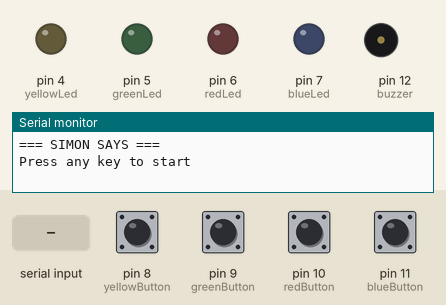
A sketch run on a simulated Arduino Uno, built with avr-gcc and run on an emulated ATmega328P. On the bench: output pins drawn as LEDs (lit = HIGH), buzzer (waves = sounding), the last lines printed to the serial monitor. Dashed ring = blinking. The inputs (shaded band) are chosen by the test bench; at power-on: pin 8 (yellowButton), pin 9 (greenButton), pin 10 (redButton), pin 11 (blueButton) HIGH. Random numbers use the default seed unless the sketch sets one.

Above: at 1.2 s.
1.3 s: "1" received over Serial
At 1.7 s:
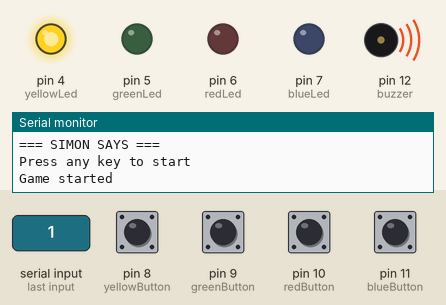
3.3 s: pin 8 (yellowButton) pulled LOW for 0.15 s
At 5.9 s:
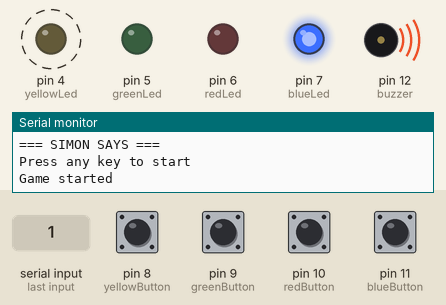
6.4 s: pin 9 (greenButton) pulled LOW for 0.15 s
9.4 s: "0" received over Serial
At 12.2 s:
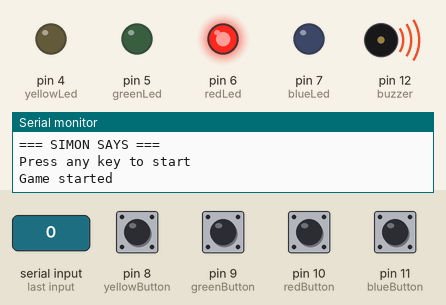
12.4 s: pin 8 (yellowButton) pulled LOW for 1 s
15.4 s: "2" received over Serial
At 19.05 s:
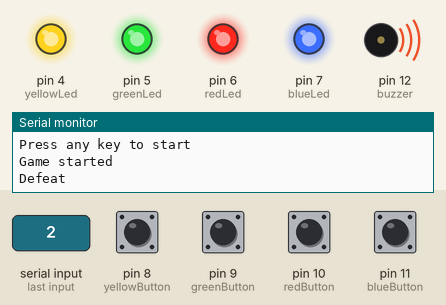
Timing chart, 0 to 19.4 s (numbered marks = the images above; inputs shaded):
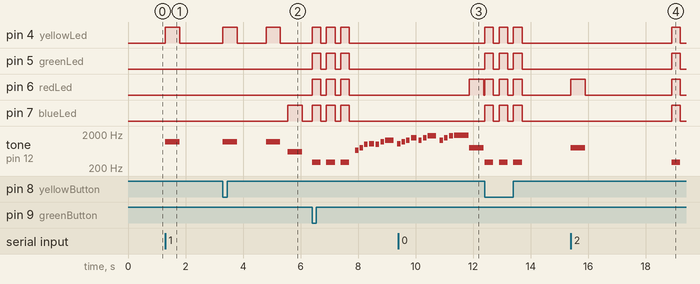

Measured:
- after the input at 1.3 s, pin 4 (yellowLed): LOW → HIGH at once, → LOW 0.50 s later; tone on pin 12 (buzzer): silent → 1200 Hz at once, → silent 0.50 s later
- after the input at 9.4 s, pin 6 (redLed): LOW → HIGH after 2.5 s, → LOW 0.50 s later
- after the input at 15.4 s, pin 4 (yellowLed), pin 5 (greenLed), pin 7 (blueLed): LOW → HIGH after 3.5 s, → LOW 0.30 s later; pin 6 (redLed): LOW → HIGH at once, → LOW 0.50 s later, → HIGH 3.0 s later, → LOW 0.30 s later; tone on pin 12 (buzzer): silent → 800 Hz at once, → silent 0.50 s later, → 300 Hz 3.0 s later, → silent 0.30 s later
- by itself, pin 5 (greenLed), pin 6 (redLed): alternates HIGH for 0.30 s and LOW for 0.20 s, 6 changes in all, then stays LOW

The sketch:

Simon_Says.ino
```cpp
// LEDs
int yellowLed = 4;
int greenLed = 5;
int redLed = 6;
int blueLed = 7;

// Buttons
int yellowButton = 8;
int greenButton = 9;
int redButton = 10;
int blueButton = 11;

// Buzzer
int buzzer = 12;

// Round, high score and game
int round = 1;
int highScore = 0;
bool gameActive = false;

// Sequence memory
int generatedSequence[100];
int playerSequence[100];


void setup() {

  Serial.begin(9600);

  randomSeed(analogRead(A0));

  pinMode(yellowLed, OUTPUT);
  pinMode(greenLed, OUTPUT);
  pinMode(redLed, OUTPUT);
  pinMode(blueLed, OUTPUT);

  pinMode(buzzer, OUTPUT);

  pinMode(yellowButton, INPUT_PULLUP);
  pinMode(greenButton, INPUT_PULLUP);
  pinMode(redButton, INPUT_PULLUP);
  pinMode(blueButton, INPUT_PULLUP);
}


void loop() {

  // -------------------------
  // MENU
  // -------------------------

  if (gameActive == false) {

    digitalWrite(yellowLed, LOW);
    digitalWrite(greenLed, LOW);
    digitalWrite(redLed, LOW);
    digitalWrite(blueLed, LOW);

    noTone(buzzer);

    Serial.println("=== SIMON SAYS ===");
    Serial.println("Press any key to start");

    while (Serial.available() == 0) {
      // Waiting
    }

    Serial.read();

    gameActive = true;
    round = 1;

    Serial.println("Game started");
  }


  // -------------------------
  // ROUND VARIABLES
  // -------------------------

  int playerPresses = 0;

  bool defeat = false;
  bool success = false;


  // -------------------------
  // GENERATE NEW COLOR
  // -------------------------

  int randomColor = random(4, 8);

  generatedSequence[round - 1] = randomColor;


  // -------------------------
  // SHOW SEQUENCE
  // -------------------------

  for (int i = 0; i < round; i++) {

    digitalWrite(generatedSequence[i], HIGH);

    if (generatedSequence[i] == yellowLed) {
      tone(buzzer, 1200);
    }

    else if (generatedSequence[i] == greenLed) {
      tone(buzzer, 1000);
    }

    else if (generatedSequence[i] == redLed) {
      tone(buzzer, 800);
    }

    else if (generatedSequence[i] == blueLed) {
      tone(buzzer, 600);
    }

    delay(500);

    digitalWrite(generatedSequence[i], LOW);

    noTone(buzzer);

    if (i < round - 1) {
      delay(250);
    }
  }


  // -------------------------
  // PLAYER TIME
  // -------------------------

  // Maximum time between button presses
  unsigned long maxTime = 3000;

  // Time after entering the entire sequence
  unsigned long finalCheckTime = 1500;

  unsigned long lastPressTime = millis();


  // -------------------------
  // BUTTON CONTROL
  // -------------------------

  bool yellowReady = true;
  bool greenReady = true;
  bool redReady = true;
  bool blueReady = true;

  unsigned long yellowReleaseTime = 0;
  unsigned long greenReleaseTime = 0;
  unsigned long redReleaseTime = 0;
  unsigned long blueReleaseTime = 0;

  unsigned long releaseTime = 50;


  // -------------------------
  // PLAYER LIGHT AND SOUND
  // CONTROL
  // -------------------------

  int activeLed = -1;

  unsigned long soundStartTime = 0;

  unsigned long soundDuration = 500;


  // -------------------------
  // PLAYER INPUT
  // -------------------------

  while (defeat == false && success == false) {

    bool yellowState = digitalRead(yellowButton);
    bool greenState = digitalRead(greenButton);
    bool redState = digitalRead(redButton);
    bool blueState = digitalRead(blueButton);


    // -------------------------
    // TURN OFF LIGHT AND SOUND
    // -------------------------

    if (activeLed != -1) {

      if (millis() - soundStartTime >= soundDuration) {

        digitalWrite(activeLed, LOW);

        noTone(buzzer);

        activeLed = -1;
      }
    }


    // -------------------------
    // YELLOW RELEASE
    // -------------------------

    if (yellowReady == false) {

      if (yellowState == HIGH) {

        if (yellowReleaseTime == 0) {
          yellowReleaseTime = millis();
        }

        if (millis() - yellowReleaseTime >= releaseTime) {
          yellowReady = true;
          yellowReleaseTime = 0;
        }
      }

      else {
        yellowReleaseTime = 0;
      }
    }


    // -------------------------
    // GREEN RELEASE
    // -------------------------

    if (greenReady == false) {

      if (greenState == HIGH) {

        if (greenReleaseTime == 0) {
          greenReleaseTime = millis();
        }

        if (millis() - greenReleaseTime >= releaseTime) {
          greenReady = true;
          greenReleaseTime = 0;
        }
      }

      else {
        greenReleaseTime = 0;
      }
    }


    // -------------------------
    // RED RELEASE
    // -------------------------

    if (redReady == false) {

      if (redState == HIGH) {

        if (redReleaseTime == 0) {
          redReleaseTime = millis();
        }

        if (millis() - redReleaseTime >= releaseTime) {
          redReady = true;
          redReleaseTime = 0;
        }
      }

      else {
        redReleaseTime = 0;
      }
    }


    // -------------------------
    // BLUE RELEASE
    // -------------------------

    if (blueReady == false) {

      if (blueState == HIGH) {

        if (blueReleaseTime == 0) {
          blueReleaseTime = millis();
        }

        if (millis() - blueReleaseTime >= releaseTime) {
          blueReady = true;
          blueReleaseTime = 0;
        }
      }

      else {
        blueReleaseTime = 0;
      }
    }


    // -------------------------
    // YELLOW
    // -------------------------

    if (yellowState == LOW && yellowReady == true) {

      yellowReady = false;

      // Turn off previous effect
      if (activeLed != -1) {
        digitalWrite(activeLed, LOW);
      }

      noTone(buzzer);

      // New effect
      digitalWrite(yellowLed, HIGH);
      tone(buzzer, 1200);

      activeLed = yellowLed;
      soundStartTime = millis();

      if (playerPresses == round) {

        Serial.println("Defeat");
        defeat = true;
      }

      else {

        playerSequence[playerPresses] = 4;

        if (playerSequence[playerPresses] != generatedSequence[playerPresses]) {
          Serial.println("Defeat");
          defeat = true;
        }

        playerPresses++;

        lastPressTime = millis();
      }
    }


    // -------------------------
    // GREEN
    // -------------------------

    else if (greenState == LOW && greenReady == true) {

      greenReady = false;

      // Turn off previous effect
      if (activeLed != -1) {
        digitalWrite(activeLed, LOW);
      }

      noTone(buzzer);

      // New effect
      digitalWrite(greenLed, HIGH);
      tone(buzzer, 1000);

      activeLed = greenLed;
      soundStartTime = millis();

      if (playerPresses == round) {

        Serial.println("Defeat");
        defeat = true;
      }

      else {

        playerSequence[playerPresses] = 5;

        if (playerSequence[playerPresses] != generatedSequence[playerPresses]) {
          Serial.println("Defeat");
          defeat = true;
        }

        playerPresses++;

        lastPressTime = millis();
      }
    }


    // -------------------------
    // RED
    // -------------------------

    else if (redState == LOW && redReady == true) {

      redReady = false;

      // Turn off previous effect
      if (activeLed != -1) {
        digitalWrite(activeLed, LOW);
      }

      noTone(buzzer);

      // New effect
      digitalWrite(redLed, HIGH);
      tone(buzzer, 800);

      activeLed = redLed;
      soundStartTime = millis();

      if (playerPresses == round) {

        Serial.println("Defeat");
        defeat = true;
      }

      else {

        playerSequence[playerPresses] = 6;

        if (playerSequence[playerPresses] != generatedSequence[playerPresses]) {
          Serial.println("Defeat");
          defeat = true;
        }

        playerPresses++;

        lastPressTime = millis();
      }
    }


    // -------------------------
    // BLUE
    // -------------------------

    else if (blueState == LOW && blueReady == true) {

      blueReady = false;

      // Turn off previous effect
      if (activeLed != -1) {
        digitalWrite(activeLed, LOW);
      }

      noTone(buzzer);

      // New effect
      digitalWrite(blueLed, HIGH);
      tone(buzzer, 600);

      activeLed = blueLed;
      soundStartTime = millis();

      if (playerPresses == round) {

        Serial.println("Defeat");
        defeat = true;
      }

      else {

        playerSequence[playerPresses] = 7;

        if (playerSequence[playerPresses] != generatedSequence[playerPresses]) {
          Serial.println("Defeat");
          defeat = true;
        }

        playerPresses++;

        lastPressTime = millis();
      }
    }


    // -------------------------
    // CHECK TIME
    // -------------------------

    if (defeat == false) {

      // There are still colors left to enter
      if (playerPresses < round) {

        if (millis() - lastPressTime >= maxTime) {
          Serial.println("Defeat");
          defeat = true;
        }
      }

      // All colors have been entered
      else if (playerPresses == round) {

        if (millis() - lastPressTime >= finalCheckTime) {
          success = true;
        }
      }
    }
  }


  // -------------------------
  // TURN OFF PLAYER EFFECT
  // -------------------------

  if (activeLed != -1) {
    digitalWrite(activeLed, LOW);
  }

  noTone(buzzer);


  // -------------------------
  // END OF ROUND
  // -------------------------

  if (defeat == true) {

    // -------------------------
    // DEFEAT EFFECT
    // -------------------------

    for (int i = 0; i < 3; i++) {

      digitalWrite(yellowLed, HIGH);
      digitalWrite(greenLed, HIGH);
      digitalWrite(redLed, HIGH);
      digitalWrite(blueLed, HIGH);

      tone(buzzer, 300);

      delay(300);

      digitalWrite(yellowLed, LOW);
      digitalWrite(greenLed, LOW);
      digitalWrite(redLed, LOW);
      digitalWrite(blueLed, LOW);

      noTone(buzzer);

      delay(200);
    }


    // -------------------------
    // GAME RESULT
    // -------------------------

    int reachedRound = round - 1;

    Serial.println();

    Serial.print("You reached round: ");
    Serial.println(reachedRound);


    // -------------------------
    // CHECK HIGH SCORE
    // -------------------------

    if (reachedRound > highScore) {

      highScore = reachedRound;

      Serial.println("NEW HIGH SCORE!");

      victoryMelody();
    }

    Serial.print("High score: ");
    Serial.println(highScore);

    Serial.println();


    // Restart game
    round = 0;
    gameActive = false;
  }

  else if (success == true) {
    round++;
  }
}


// =====================================================
// VICTORY MELODY
// =====================================================

void victoryMelody() {

  // First part
  tone(buzzer, 659);
  delay(120);
  noTone(buzzer);
  delay(40);

  tone(buzzer, 784);
  delay(120);
  noTone(buzzer);
  delay(40);

  tone(buzzer, 988);
  delay(120);
  noTone(buzzer);
  delay(40);

  tone(buzzer, 1047);
  delay(180);
  noTone(buzzer);
  delay(60);

  tone(buzzer, 988);
  delay(120);
  noTone(buzzer);
  delay(40);

  tone(buzzer, 1175);
  delay(120);
  noTone(buzzer);
  delay(40);

  tone(buzzer, 1319);
  delay(300);
  noTone(buzzer);

  delay(120);


  // Second part
  tone(buzzer, 1047);
  delay(120);
  noTone(buzzer);
  delay(40);

  tone(buzzer, 1175);
  delay(120);
  noTone(buzzer);
  delay(40);

  tone(buzzer, 1319);
  delay(120);
  noTone(buzzer);
  delay(40);

  tone(buzzer, 1568);
  delay(200);
  noTone(buzzer);
  delay(60);

  tone(buzzer, 1319);
  delay(120);
  noTone(buzzer);
  delay(40);

  tone(buzzer, 1568);
  delay(120);
  noTone(buzzer);
  delay(40);

  tone(buzzer, 1760);
  delay(300);
  noTone(buzzer);

  delay(120);


  // Final part
  tone(buzzer, 1319);
  delay(120);
  noTone(buzzer);
  delay(40);

  tone(buzzer, 1568);
  delay(120);
  noTone(buzzer);
  delay(40);

  tone(buzzer, 1760);
  delay(150);
  noTone(buzzer);
  delay(40);

  tone(buzzer, 1865);
  delay(500);
  noTone(buzzer);
}
```
